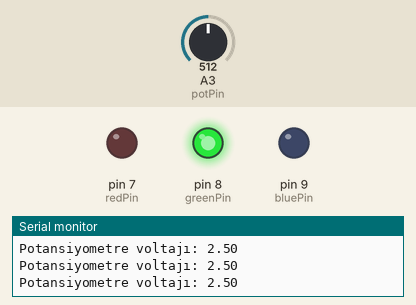
This sketch was run on a simulated Arduino Uno, built with avr-gcc and run on an emulated ATmega328P. Parts: output pins drawn as LEDs (lit = HIGH), the last lines printed to the serial monitor. The test bench sets the inputs (shaded band); at power-on: A3 (potPin) = 512.

Above: at 1.2 s.
1.3 s: A3 (potPin) set to 597
2.8 s: A3 (potPin) set to 629
At 3.8 s:
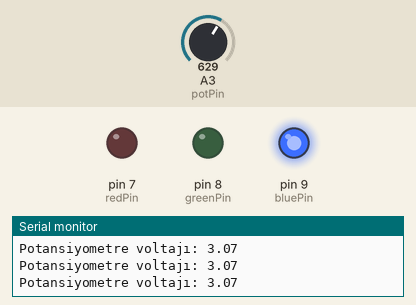
4.5 s: A3 (potPin) set to 306
At 5.0 s:
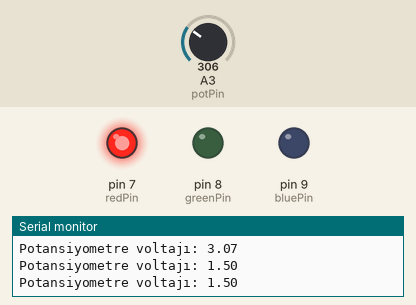
6.0 s: A3 (potPin) set to 402
7.5 s: A3 (potPin) set to 419
At 8.7 s:
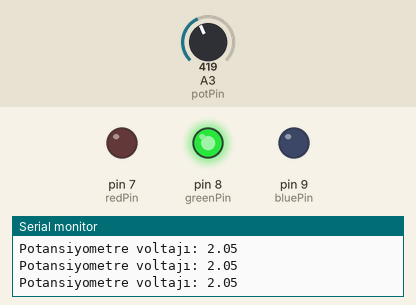
9.0 s: A3 (potPin) set to 122
At 10.1 s:
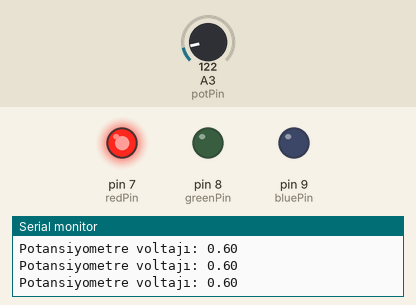
Timing chart, 0 to 11.5 s (numbered marks = the images above; inputs shaded):
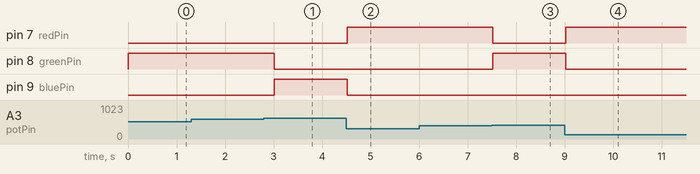

The sketch:

ornek_8.ino
```cpp
//3 led ve potansiyometre uygulaması
const int potPin = A3;  // Potansiyometrenin bağlı olduğu analog pin
const int bluePin = 9;  // Mavi LED'in bağlı olduğu pin
const int greenPin = 8; // Yeşil LED'in bağlı olduğu pin
const int redPin = 7;   // Kırmızı LED'in bağlı olduğu pin

void setup() {
  Serial.begin(9600);       // Seri haberleşmeyi başlat
  pinMode(potPin, INPUT);   // Potansiyometre pinini giriş olarak ayarla
  pinMode(bluePin, OUTPUT); // Mavi LED pinini çıkış olarak ayarla
  pinMode(greenPin, OUTPUT);// Yeşil LED pinini çıkış olarak ayarla
  pinMode(redPin, OUTPUT);  // Kırmızı LED pinini çıkış olarak ayarla
}

void loop() {
  int readVal = analogRead(potPin);   // Potansiyometreden değeri oku
  float V2 = (5.0 / 1023.0) * readVal; // Voltajı hesapla

  Serial.print("Potansiyometre voltajı: ");
  Serial.println(V2);

  // LED'leri kontrol et
  if (V2 >= 3.0 && V2 < 5.0) {       // 5-3 arası voltaj
    digitalWrite(bluePin, HIGH);     // Mavi LED yanar
    digitalWrite(greenPin, LOW);     // Yeşil LED sönük
    digitalWrite(redPin, LOW);       // Kırmızı LED sönük
  }
  else if (V2 >= 2.0 && V2 < 3.0) {  // 3-2 arası voltaj
    digitalWrite(bluePin, LOW);      // Mavi LED sönük
    digitalWrite(greenPin, HIGH);    // Yeşil LED yanar
    digitalWrite(redPin, LOW);       // Kırmızı LED sönük
  }
  else if (V2 >= 0.0 && V2 < 2.0) {  // 2-0 arası voltaj
    digitalWrite(bluePin, LOW);      // Mavi LED sönük
    digitalWrite(greenPin, LOW);     // Yeşil LED sönük
    digitalWrite(redPin, HIGH);      // Kırmızı LED yanar
  }
  else {
    // Voltajın belirlenen aralıklarda olmadığı durum
    digitalWrite(bluePin, LOW);
    digitalWrite(greenPin, LOW);
    digitalWrite(redPin, LOW);
  }

  delay(250);  // 250 ms bekle
}
```

Measured:
- the behaviour switches between 613 and 614 on A3 (potPin) (found by bisection; images 0 and 1)
- the behaviour switches between 409 and 410 on A3 (potPin) (found by bisection; images 2 and 3)
- after the input at 2.8 s, pin 8 (greenPin): HIGH → LOW after 0.21 s; pin 9 (bluePin): LOW → HIGH after 0.21 s
- after the input at 4.5 s, pin 7 (redPin): LOW → HIGH at once; pin 9 (bluePin): HIGH → LOW at once
- after the input at 7.5 s, pin 7 (redPin): HIGH → LOW at once; pin 8 (greenPin): LOW → HIGH at once
- after the input at 9.0 s, pin 7 (redPin): LOW → HIGH at once; pin 8 (greenPin): HIGH → LOW at once
